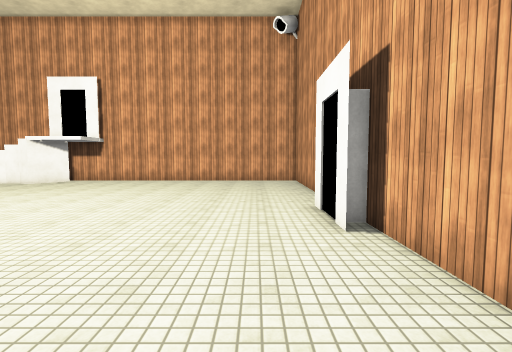
[1] (above)

13 first-person views from a walk through a scene from a Unity 3-D project. The camera is 1.5 m above the floor, tilts 4° down and sees 85° across. The floor is counted in squares, 1 m on a side. Each view is taken from the middle of a square. On the plan, view 1 faces up. The plan holds only what a view shows up to about 14 squares ahead; the rest is blank. The player character is not drawn. Surface patterns are stand-ins for the level's own textures.

[2]
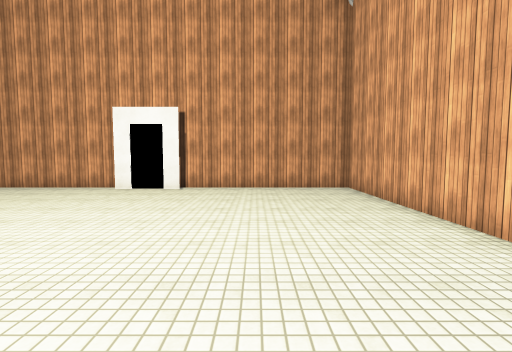

[3]
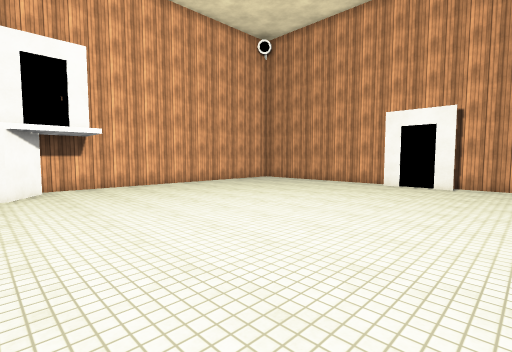

[4]
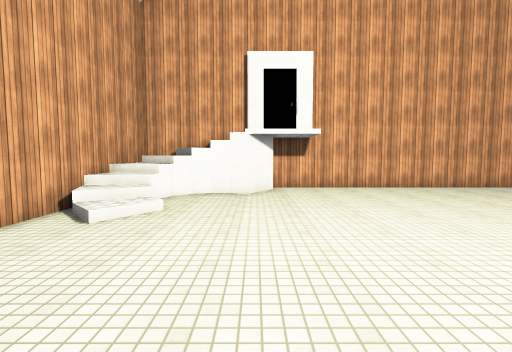

[5]
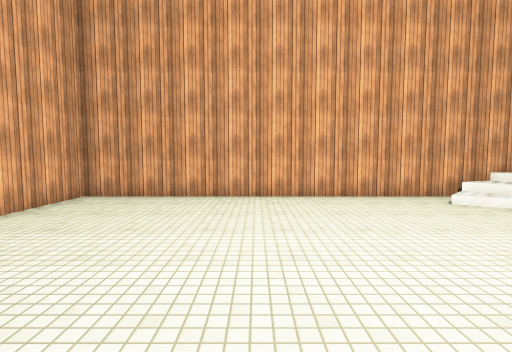

[6]
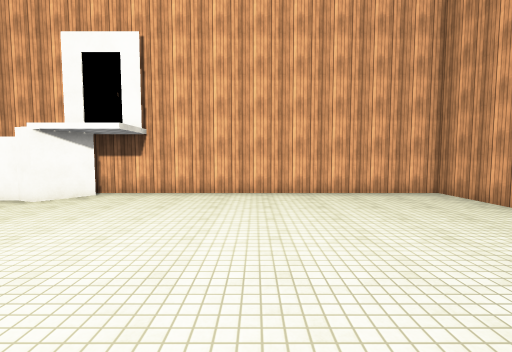

[7]
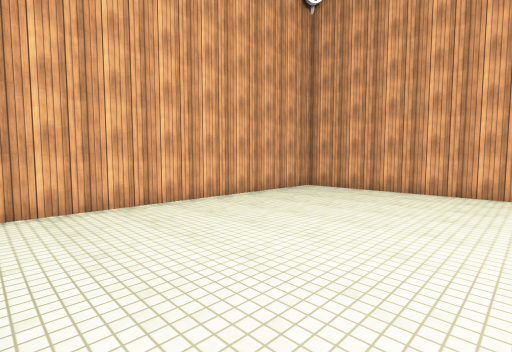

[8]
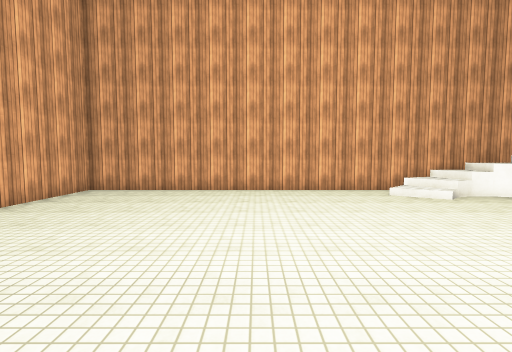

[9]
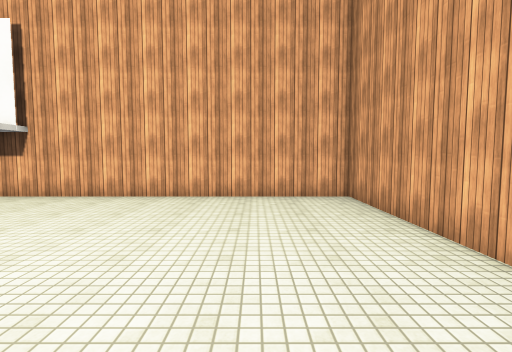

[10]
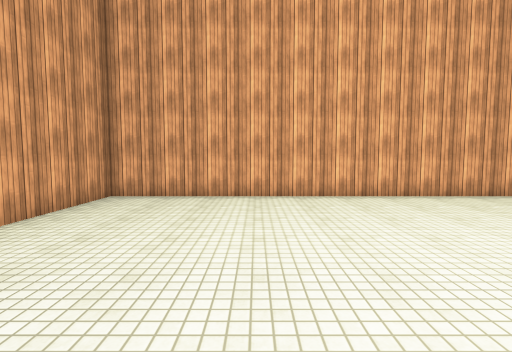

[11]
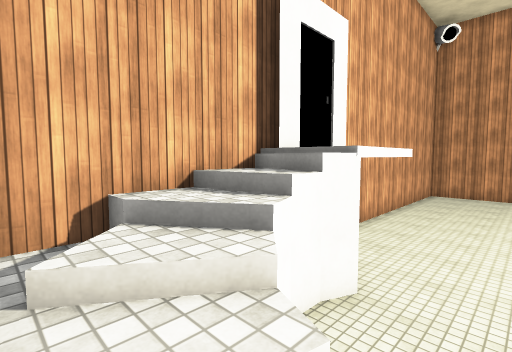

[12]
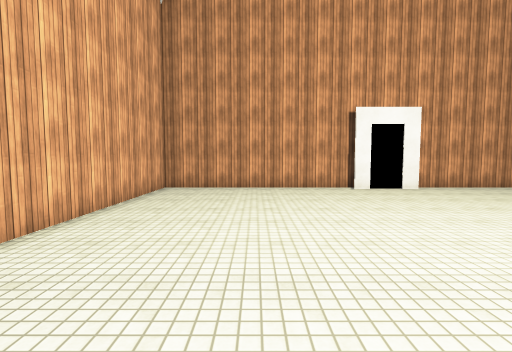

[13]
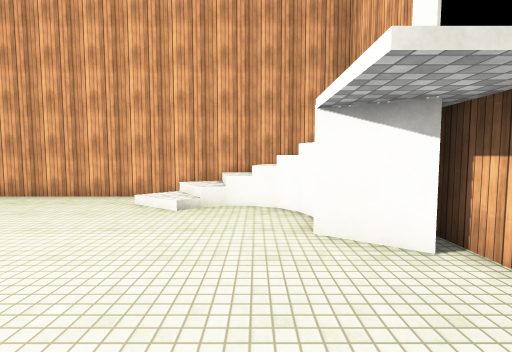

### Floor plan
Key: @ floor where view 1 was taken; # wall or solid block; . main floor; : floor 1.25 m higher than the main floor; + floor 1.75 m higher than the main floor; * floor 2.5 m higher than the main floor; / step, stairs or slope; = window, fence, low wall or low ledge; v drop or lower ground; O other object.
Columns run from 18 left of view 1 to 3 right of it. Each row starts with its distance up from view 1.
 18 ######################
 17 #:O+//##.............#
 16 #/////*..............#
 15 #///#v#..............#
 14 #//=.................#
 13 #///.................#
 12 ##//.................#
 11 #///.................#
 10 #./..................#
  9 #....................#
  8 #...................##
  7 #...................##
  6 #...................##
  5 #....................#
  4 #....................#
  3 #....................#
  2 #....................#
  1 #....................#
  0 #.................@..#
 -1 #....................#
 -2 #....................#
 -3 ######################

Where each view was taken, in squares from view 1:
view 1: 0 up, 0 right, facing up
view 2: 2 up, 11 left, facing right
view 3: 3 up, 13 left, facing up-right
view 4: 4 up, 12 left, facing up
view 5: 4 up, 7 left, facing left
view 6: 6 up, 5 left, facing up
view 7: 6 up, 5 left, facing down-left
view 8: 5 up, 5 left, facing left
view 9: 7 up, 1 left, facing up
view 10: 8 up, 3 left, facing down
view 11: 13 up, 17 left, facing up-right
view 12: 13 up, 11 left, facing right
view 13: 14 up, 7 left, facing left
